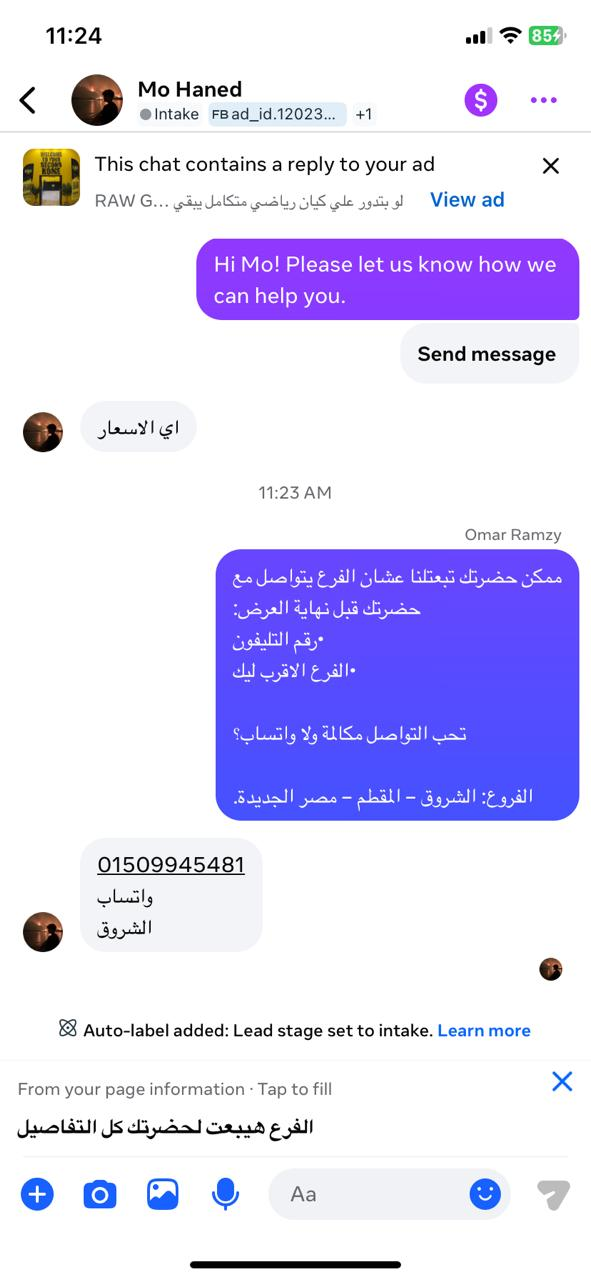
#> input picture test1.jpg, 591 x 1280 px
$ python -i ocr.py   (imports and definitions only)
#> lines starting #> are read from the running program, lines starting #| are printed output that depends on the picture; after the words box and inside, x2 and y2 are one past the last pixel; in counts of white or black regions, pixels touching at a corner belong together
import cv2
import numpy as np
import re
import os

try:
    import pytesseract
except ImportError as exc:
    pytesseract = None
    _PYTESSERACT_IMPORT_ERROR = exc
else:
    _PYTESSERACT_IMPORT_ERROR = None


def _configure_tesseract_cmd():
    if pytesseract is None:
        raise RuntimeError(f"pytesseract is not installed: {_PYTESSERACT_IMPORT_ERROR}")

    configured_path = os.getenv("TESSERACT_CMD")
    if configured_path:
        pytesseract.pytesseract.tesseract_cmd = configured_path
        return

    windows_default = r"C:\Program Files\Tesseract-OCR\tesseract.exe"
    if os.name == "nt" and os.path.exists(windows_default):
        pytesseract.pytesseract.tesseract_cmd = windows_default


def ocr_image(image_path):
#> called with image_path = 'test1.jpg'
    _configure_tesseract_cmd()

    img = cv2.imread(image_path)
#> img is the input picture: shape (1280, 591, 3); mean B, G, R 247, 217.1, 221.4

    # Upscale 2x with cubic interpolation
    img = cv2.resize(img, None, fx=2.0, fy=2.0, interpolation=cv2.INTER_CUBIC)
#> img: shape (2560, 1182, 3)

    gray = cv2.cvtColor(img, cv2.COLOR_BGR2GRAY)
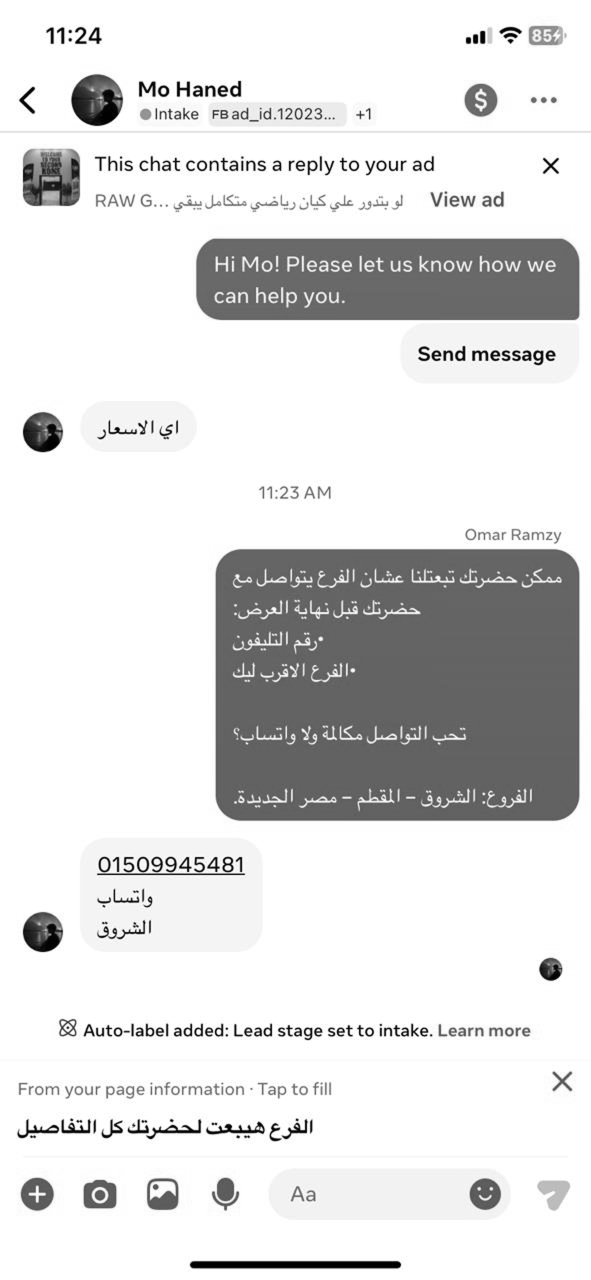
#> gray: shape (2560, 1182) (shown at 1/2 size); min 0, max 255, mean 221.7
    gray = cv2.fastNlMeansDenoising(gray, h=10)

    # Sharpen
    kernel_sharpen = np.array([[0, -1, 0], [-1, 5, -1], [0, -1, 0]])
    gray = cv2.filter2D(gray, -1, kernel_sharpen)

    gray = cv2.threshold(gray, 0, 255, cv2.THRESH_BINARY + cv2.THRESH_OTSU)[1]
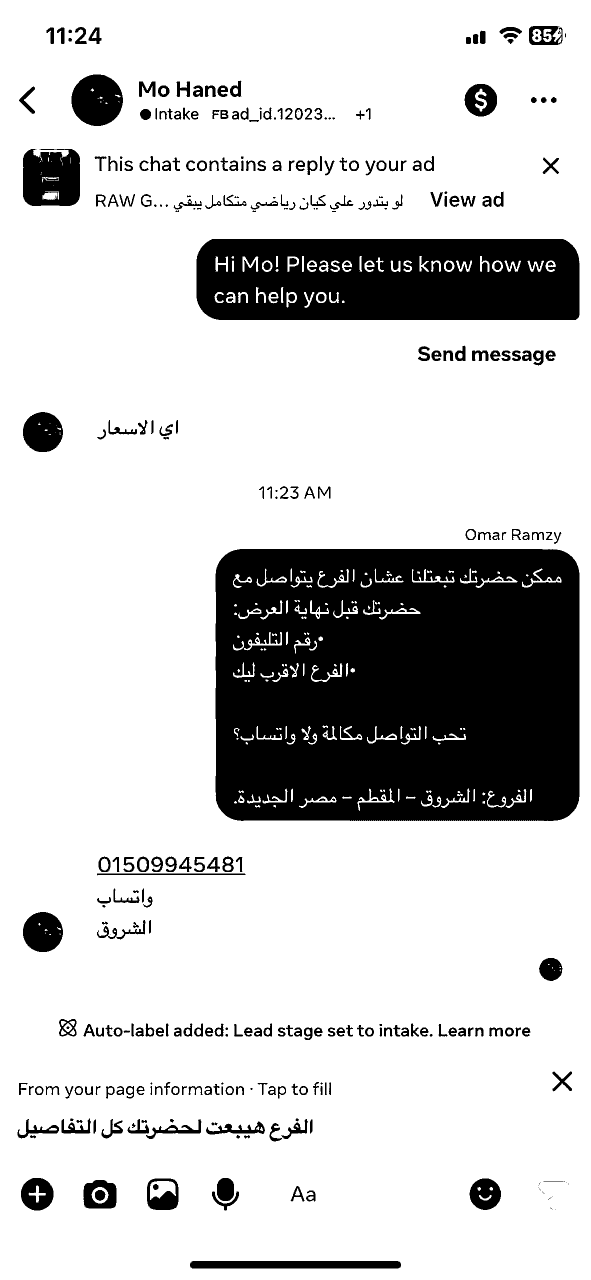
#> gray: shape (2560, 1182) (shown at 1/2 size); 80.2% white; 380 black regions (67 under 20 px), largest, box (x1, y1, x2, y2) and area: (431, 1098, 1159, 1642) 375003, (393, 478, 1159, 640) 113351, (46, 298, 160, 412) 11333

    custom_config = r'--oem 3 --psm 6 -l ara+eng'
#> (the run stopped early here; a loop or call above may not have finished)

$ run again, on test2.jpg
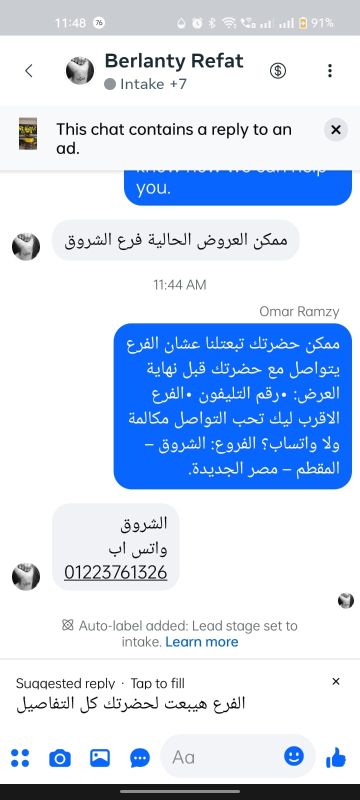
#> input picture test2.jpg, 720 x 1600 px (shown at 1/2 size)
#> in ocr_image, img is the input picture: shape (1600, 720, 3); mean B, G, R 240.9, 217.1, 202.1
#> in ocr_image, `img = cv2.resize(img, None, fx=2.0, fy=2.0, interpolation=cv2.INTER_CU..`:
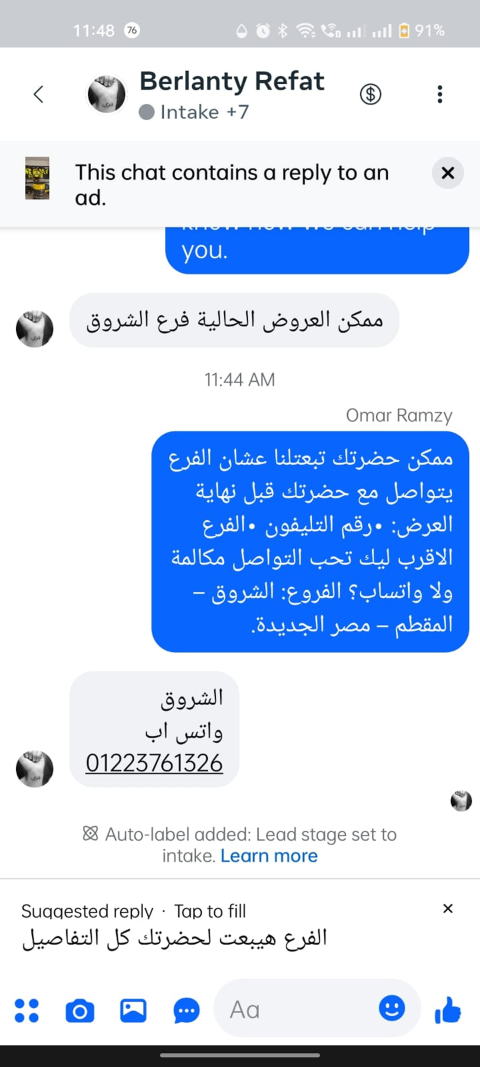
#> img: shape (3200, 1440, 3) (shown at 1/3 size); mean B, G, R 240.8, 217, 202
#> in ocr_image, `gray = cv2.threshold(gray, 0, 255, cv2.THRESH_BINARY + cv2.THRESH_OTSU..`:
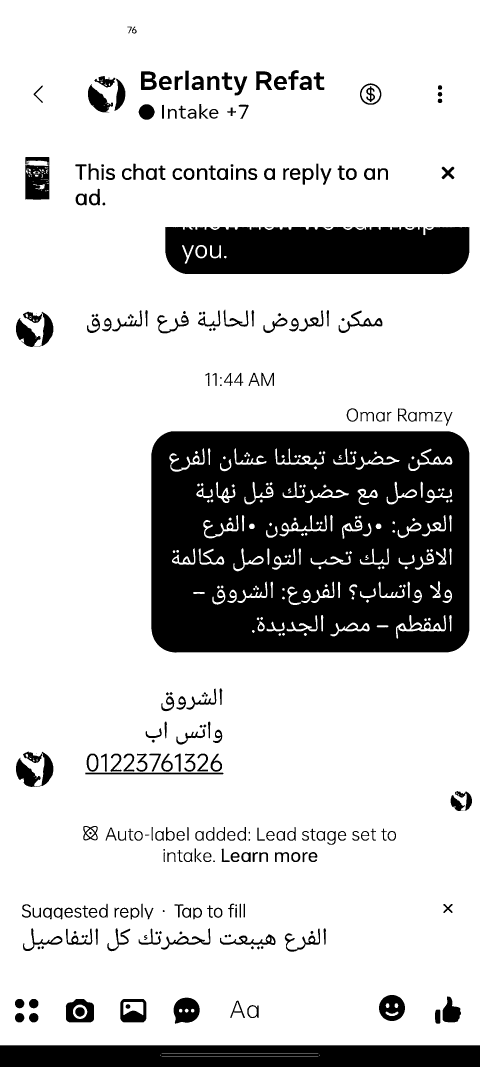
#> gray: shape (3200, 1440) (shown at 1/3 size); 79.7% white; 324 black regions (14 under 20 px), largest, box (x1, y1, x2, y2) and area: (454, 1294, 1408, 1958) 570958, (496, 681, 1408, 823) 121727, (0, 3136, 1440, 3200) 91212
